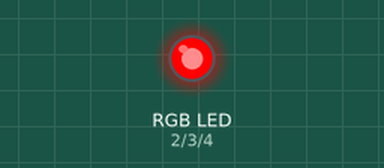
This sketch was run on a simulated Arduino Uno, built with avr-gcc and run on an emulated ATmega328P. On the bench: an RGB LED mixed from three pins (HIGH = lit).

Above: at 0.05 s.
At 1.45 s:
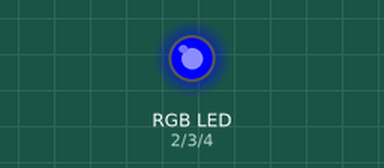
At 2.85 s:
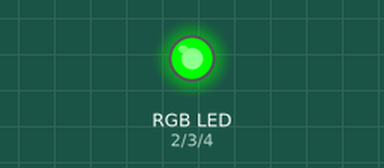
Timing chart, 0 to 3.1 s (numbered marks = the images above):
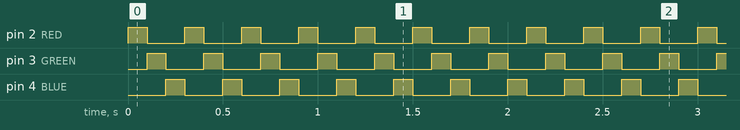

The sketch:

led_rgb.ino
```cpp
#define RED   2
#define GREEN 3
#define BLUE  4

const int tempoEspera = 100;

void setup() {
  pinMode(RED, OUTPUT);
  pinMode(GREEN, OUTPUT);
  pinMode(BLUE, OUTPUT);
}

void loop() {
  digitalWrite(RED, HIGH);
  digitalWrite(GREEN, LOW);
  digitalWrite(BLUE, LOW);
  delay(tempoEspera);
  digitalWrite(RED, LOW);
  digitalWrite(GREEN, HIGH);
  digitalWrite(BLUE, LOW);
  delay(tempoEspera);
  digitalWrite(RED, LOW);
  digitalWrite(GREEN, LOW);
  digitalWrite(BLUE, HIGH);
  delay(tempoEspera);
}
```

Measured:
- by itself, pin 2 (RED), pin 3 (GREEN), pin 4 (BLUE): alternates HIGH for 0.10 s and LOW for 0.20 s
